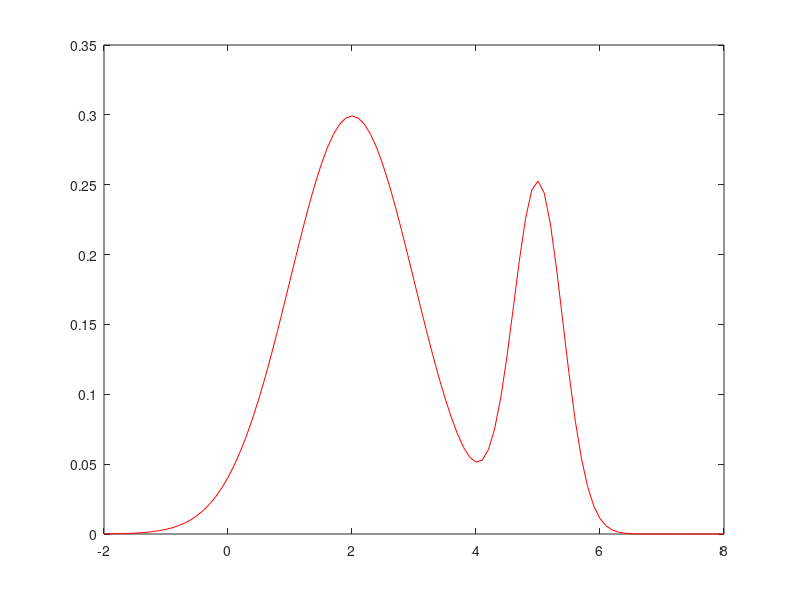

MATLAB code to generate this figure: (Note: this script raises an error after producing the figure.)
%Put here the path where you have put the Matlab codes, for example:

addpath('C:\Matlab')

%Author: Aurore Delaigle
%This code illustrates how to use the functions for computing the deconvolution kernel density estimator and its bandwidths

%Noise to signal ratio=varU/varX
NSR=0.2

%Sample size
n=500

%Generate data from a normal mixture
X=normrnd(5,.4,1,n);
X2=normrnd(2,1,n);

pmix=0.75;
tmp=unifrnd(0,1,1,n);
X(tmp<pmix)=X2(tmp<pmix);

%true density of X
truedens=@(xx) (1-pmix)*normpdf(xx,5,.4)+pmix*normpdf(xx,2,1);


%Specify error distribution (normal or Laplace in this case) and generate data from this error distribution
errortype='norm';

if strcmp(errortype,'norm')==1
	%normal case	
	sigU=sqrt(NSR*var(X));
	U=normrnd(0,sigU,1,n);
	varU=sigU^2;


elseif strcmp(errortype,'Lap')==1
	%Laplace case
	sigU=sqrt(NSR*var(X)/2);
	varU=2*sigU^2;
	U=rlap(sigU,1,n);
	
end


%Contaminated data
W=X+U;
varW=var(W);

%Grid where to estimate the true density
xx=-2:0.1:8;
dx=xx(2)-xx(1);

%Plot the true density
plot(xx,truedens(xx),'r')


%PI bandwidth of Delaigle and Gijbels
hPI=PI_deconvUknownth4(W,errortype,varU,sigU);

%DKDE estimator without rescaling (density does not integrate exactly to 1)
y=fdecUknown(xx,W,hPI,errortype,sigU);

%With rescaling: here xx must be equispaced and must cover the range where the estimated density is significantly non zero
y2=fdecUknown(xx,W,hPI,errortype,sigU,dx);

hold
plot(xx,y,'k')
hold

hold
plot(xx,y2,'g')
hold

%CV bandwidth of Stefanski and Carroll
hCV=CVdeconv(W,errortype,sigU)
y3=fdecUknown(xx,W,hCV,errortype,sigU,dx);

hold
plot(xx,y3,'m')
hold


%Compare with the naive KDE estimator that ignores the error (using normal reference bandwidth and standard normal kernel)
h=1.06*sqrt(var(W))*n^(-1/5);
xout=outerop(xx,W,'-');

fnaive=normpdf(xout,0,h)*ones(n,1)/n;
hold
plot(xx,fnaive,'c')
hold

legend('true f', 'fdec, hPI', 'fdec rescaled, hPI', 'fdec rescaled, hCV', 'naive estimator, hNR')

